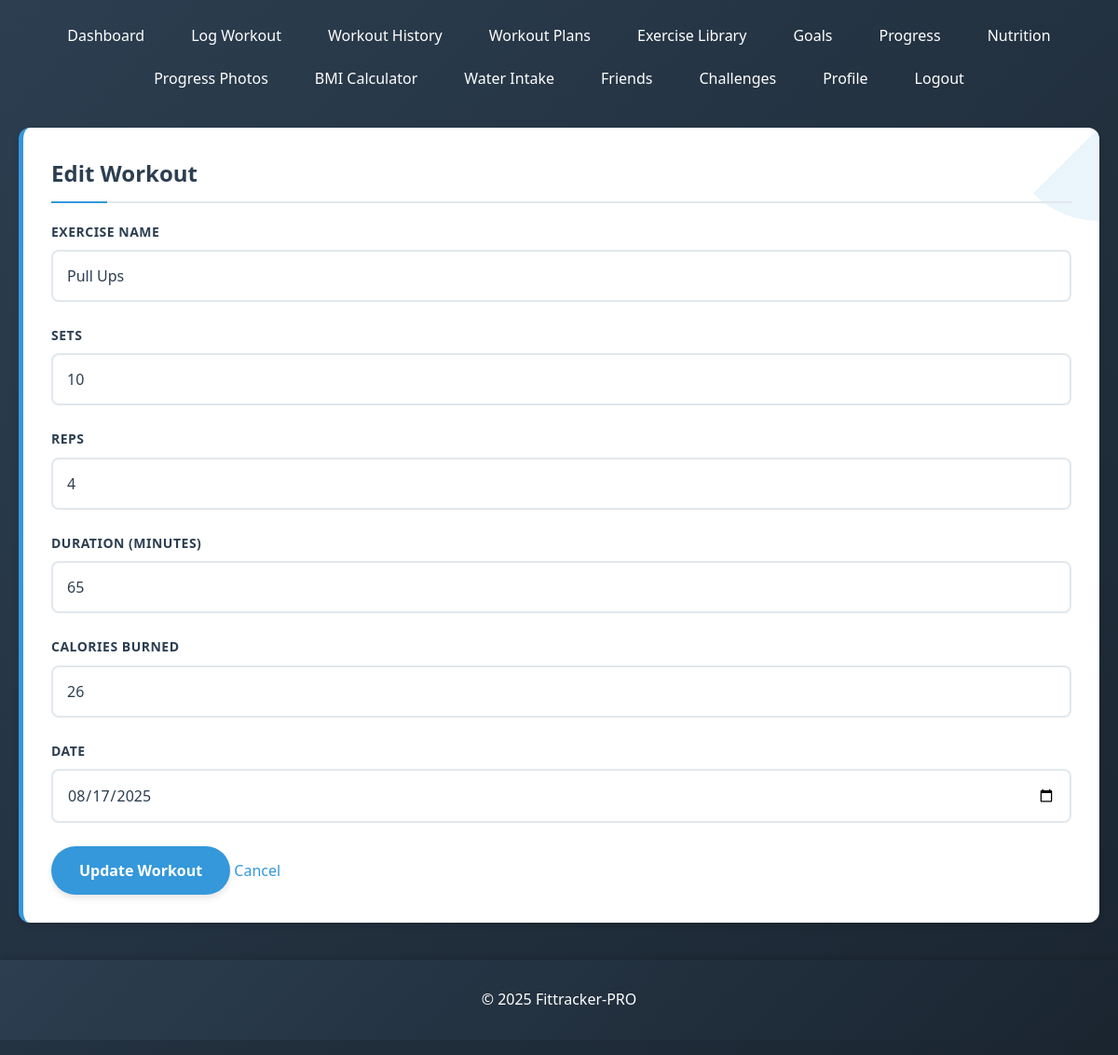
Page /edit_workout.php?id=2 (signed in) on the committed database.
### tables this page shows
CREATE TABLE `workouts` (
  `id` int(11) NOT NULL,
  `user_id` int(11) NOT NULL,
  `exercise_name` varchar(100) NOT NULL,
  `sets` int(11) NOT NULL,
  `reps` int(11) NOT NULL,
  `duration` int(11) NOT NULL COMMENT 'in minutes',
  `calories` int(11) DEFAULT NULL,
  `date` date NOT NULL
);

### edit_workout.php (the view, shortened to what this page needs)
<?php
require_once 'config/db.php';
$user_id = $_SESSION['user_id'];
$workout_id = $_GET['id'] ?? null;
$stmt = $pdo->prepare("SELECT * FROM workouts WHERE id = ? AND user_id = ?");
$stmt->execute([$workout_id, $user_id]);
$workout = $stmt->fetch();
?>
<?php include 'includes/header.php'; ?>
<div class="card">
    <h2>Edit Workout</h2>
    <form method="POST">
        <div class="form-group">
            <label>Exercise Name</label>
            <input type="text" name="exercise" value="<?php echo $workout['exercise_name']; ?>" required>
        </div>
        <div class="form-group">
            <label>Sets</label>
            <input type="number" name="sets" value="<?php echo $workout['sets']; ?>" min="1" required>
        </div>
        <div class="form-group">
            <label>Reps</label>
            <input type="number" name="reps" value="<?php echo $workout['reps']; ?>" min="1" required>
        </div>
        <div class="form-group">
            <label>Duration (minutes)</label>
            <input type="number" name="duration" value="<?php echo $workout['duration']; ?>" min="1" required>
        </div>
        <div class="form-group">
            <label>Calories Burned</label>
            <input type="number" name="calories" value="<?php echo $workout['calories']; ?>" min="0">
        </div>
        <div class="form-group">
            <label>Date</label>
            <input type="date" name="date" value="<?php echo $workout['date']; ?>" required>
        </div>
        <button type="submit">Update Workout</button>
        <a href="workout_history.php" class="btn-cancel">Cancel</a>
    </form>
</div>
<?php include 'includes/footer.php'; ?>

### css/style.css (style rules this page uses)
* { margin: 0; padding: 0; box-sizing: border-box; font-family: 'Segoe UI', Tahoma, Geneva, Verdana, sans-serif; }
:root { --primary-color: #3498db; --secondary-color: #2c3e50; --accent-color: #e74c3c; --success-color: #2ecc71; --warning-color: #f39c12; --light-bg: #f5f7fa; --white: #ffffff; --text-dark: #2c3e50; --text-light: #7f8c8d; --border-color: #e1e8ed; --shadow: 0 4px 6px rgba(0, 0, 0, 0.1); --shadow-hover: 0 10px 20px rgba(0, 0, 0, 0.15); }
body { background-color: var(--light-bg); color: var(--text-dark); line-height: 1.6; font-size: 16px; }
.card { background: var(--white); border-radius: 12px; box-shadow: var(--shadow); padding: 30px; margin-bottom: 30px; transition: all 0.3s ease; border-left: 5px solid var(--primary-color); position: relative; overflow: hidden; }
.card::before { content: ''; position: absolute; top: 0; right: 0; width: 100px; height: 100px; background: linear-gradient(135deg, transparent 50%, rgba(52, 152, 219, 0.1) 50%); border-radius: 0 0 0 100%; }
.card h1, .card h2, .card h3 { color: var(--secondary-color); margin-bottom: 20px; padding-bottom: 10px; border-bottom: 2px solid var(--border-color); position: relative; }
.card h1::after, .card h2::after, .card h3::after { content: ''; position: absolute; bottom: -2px; left: 0; width: 60px; height: 2px; background: var(--primary-color); }
.form-group { margin-bottom: 25px; }
label { display: block; margin-bottom: 8px; font-weight: 600; color: var(--text-dark); font-size: 14px; text-transform: uppercase; letter-spacing: 0.5px; }
input, select, textarea { width: 100%; padding: 15px; border: 2px solid var(--border-color); border-radius: 8px; font-size: 16px; transition: all 0.3s ease; background: var(--white); color: var(--text-dark); }
button, .btn { background: var(--primary-color); color: var(--white); border: none; padding: 15px 30px; border-radius: 30px; cursor: pointer; font-size: 16px; font-weight: 600; transition: all 0.3s ease; display: inline-block; text-align: center; text-decoration: none; box-shadow: var(--shadow); position: relative; overflow: hidden; }
button::before, .btn::before { content: ''; position: absolute; top: 50%; left: 50%; width: 0; height: 0; background: rgba(255, 255, 255, 0.3); border-radius: 50%; transform: translate(-50%, -50%); transition: width 0.6s, height 0.6s; }
a { color: var(--primary-color); text-decoration: none; transition: all 0.3s ease; position: relative; }
a::after { content: ''; position: absolute; bottom: -2px; left: 0; width: 0; height: 2px; background: var(--primary-color); transition: width 0.3s ease; }
.card { animation: fadeIn 0.6s ease-out; }

### rows in the picture
workouts: exercise "Pull Ups", sets "10", reps "4", duration "65", calories "26", date "08/17/2025"
